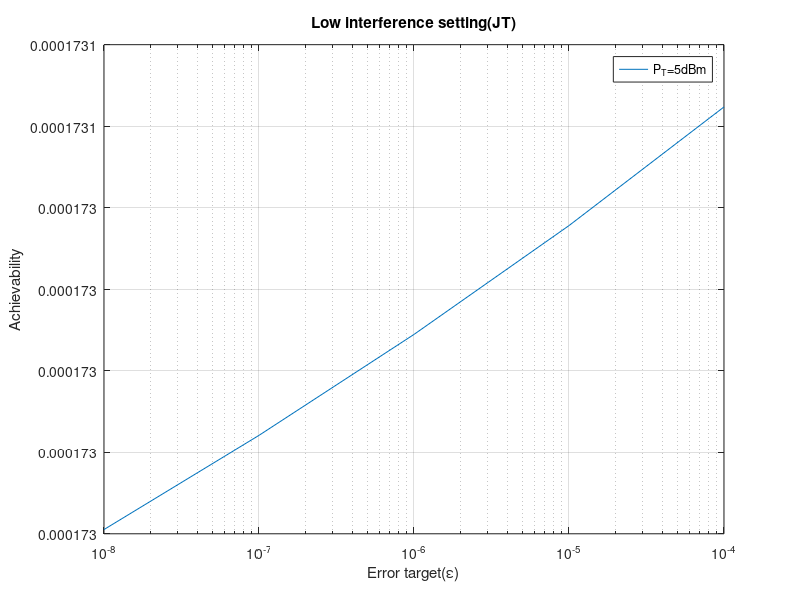

Write MATLAB code to recreate this figure.

close all;
clear all;
clc;
% 理论值
% 参数
BS_number = 4;
P_t_dBm = 15;
P_t = 10.^(0.1 * P_t_dBm)/1000
noise_power_dBm =-97;
noise_power = 10.^(0.1 * noise_power_dBm)/1000

beta_p = [1 1 1 1];
beta1 = 1;
c1 = 102000;
d1 = 73.22;
N1 = 4;
sigama_j = 0.00001;
epsilon = [10^-8 10^-7 10^-6 10^-5 10^-4];


gj = noise_power.*beta_p./(noise_power.*beta_p + P_t.*sigama_j^2)
sj = noise_power.*beta_p./(noise_power.*beta_p + 2.*P_t.*sigama_j^2)

gj_sum = prod(gj)
sj_sum = prod(sj)

a_B = gj_sum.* (gj_sum .* N1 - sj_sum - (N1 - 1) .* gj_sum .* gj_sum)./(sj_sum - gj_sum .* gj_sum)
b_B = (1 - gj_sum) .* a_B

b_x = (epsilon./c1).^(1/(d1*beta1))

B = beta(a_B, b_B)
B_x = betainc(b_x, a_B, b_B)
Achievability_AC_JT = B_x./B

semilogx(epsilon,Achievability_AC_JT);
legend('P_T=5dBm')
title('Low interference setting(JT)');
% axis([10^-8 10^-4 0 1.1]);
xlabel('Error target(\epsilon)');
ylabel('Achievability')
grid on;

